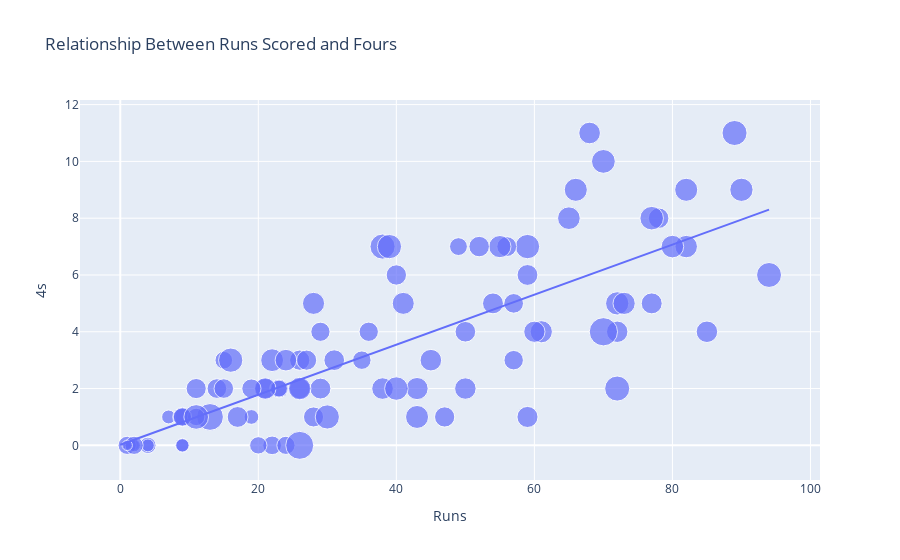

This figure's notebook cell:
### Code cell
figure = px.scatter(data_frame = df1, x="Runs",
                    y="4s", size="SR", trendline="ols", 
                    title="Relationship Between Runs Scored and Fours")
figure.show()

### Figure 1 — Plotly figure (JSON) as saved in the notebook; plotly's stock layout.template omitted (floating-point values rounded to 4 significant figures)
{"data": [{"hovertemplate": "Runs=%{x}<br>4s=%{y}<br>SR=%{marker.size}<extra></extra>", "legendgroup": "", "marker": {"color": "#636efa", "size": [123.8, 147.4, 116.7, 80, 93.75, 104.8, 129.2, 141.7, 170.7, 128.2, 125, 115.4, 127.9, 33.33, 123.5, 190, 81.81, 122.7, 131.8, 112.5, 131.7, 114, 104.5, 163.6, 132.8, 161.0, 159.2, 100, 163.6, 178.8, 138.9, 58.33, 96.07, 119.1, 146.4, 85.18, 148.6, 100, 160.8, 189.4, 177.8, 111.5, 140, 50, 177.3, 151.8, 157.1, 0, 236.4, 154.8, 216.7, 130, 20, 0, 112.5, 90.9, 123.7, 148.3, 50, 148.8, 141.2, 189.5, 65.51, 121.7, 131.1, 138.5, 60, 188, 111.8, 241.4, 176.5, 152.9, 140.6, 91.66, 140.7, 122.2, 100, 166.7, 139.3, 0, 149.0, 167.4, 20, 153.8, 116.3, 52.94, 100, 130.8, 126.8, 33.33, 183.3, 102.9, 134.1, 136.4], "sizemode": "area", "sizeref": 0.6034, "symbol": "circle"}, "mode": "markers", "name": "", "orientation": "v", "showlegend": false, "type": "scatter", "x": [26, 28, 14, 4, 15, 22, 31, 68, 70, 50, 40, 15, 78, 2, 21, 38, 9, 27, 29, 36, 54, 57, 23, 72, 77, 66, 43, 1, 90, 59, 50, 7, 49, 56, 41, 23, 55, 24, 82, 89, 16, 29, 21, 2, 39, 82, 22, 0, 26, 65, 13, 26, 1, 0, 9, 20, 47, 43, 4, 61, 24, 72, 19, 28, 59, 72, 9, 94, 19, 70, 30, 26, 45, 11, 38, 11, 9, 40, 85, 0, 73, 77, 1, 80, 57, 9, 2, 17, 52, 1, 11, 35, 59, 60], "xaxis": "x", "y": [3, 5, 2, 0, 3, 0, 3, 11, 10, 4, 6, 2, 8, 0, 2, 7, 1, 3, 2, 4, 5, 3, 2, 5, 5, 9, 1, 0, 9, 7, 2, 1, 7, 7, 5, 2, 7, 0, 9, 11, 3, 4, 2, 0, 7, 7, 3, 0, 0, 8, 1, 2, 0, 0, 1, 0, 1, 2, 0, 4, 3, 2, 1, 1, 6, 4, 0, 6, 2, 4, 1, 2, 3, 1, 2, 2, 1, 2, 4, 0, 5, 8, 0, 7, 5, 0, 0, 1, 7, 0, 1, 3, 1, 4], "yaxis": "y"}, {"hovertemplate": "<b>OLS trendline</b><br>4s = 0.088089 * Runs + 0.0216565<br>R<sup>2</sup>=0.638780<br><br>Runs=%{x}<br>4s=%{y} <b>(trend)</b><extra></extra>", "legendgroup": "", "marker": {"color": "#636efa", "symbol": "circle"}, "mode": "lines", "name": "", "showlegend": false, "type": "scatter", "x": [0, 0, 0, 1, 1, 1, 1, 2, 2, 2, 4, 4, 7, 9, 9, 9, 9, 9, 11, 11, 11, 13, 14, 15, 15, 16, 17, 19, 19, 20, 21, 21, 22, 22, 23, 23, 24, 24, 26, 26, 26, 26, 27, 28, 28, 29, 29, 30, 31, 35, 36, 38, 38, 39, 40, 40, 41, 43, 43, 45, 47, 49, 50, 50, 52, 54, 55, 56, 57, 57, 59, 59, 59, 60, 61, 65, 66, 68, 70, 70, 72, 72, 72, 73, 77, 77, 78, 80, 82, 82, 85, 89, 90, 94], "xaxis": "x", "y": [0.02166, 0.02166, 0.02166, 0.1097, 0.1097, 0.1097, 0.1097, 0.1978, 0.1978, 0.1978, 0.374, 0.374, 0.6383, 0.8145, 0.8145, 0.8145, 0.8145, 0.8145, 0.9906, 0.9906, 0.9906, 1.167, 1.255, 1.343, 1.343, 1.431, 1.519, 1.695, 1.695, 1.783, 1.872, 1.872, 1.96, 1.96, 2.048, 2.048, 2.136, 2.136, 2.312, 2.312, 2.312, 2.312, 2.4, 2.488, 2.488, 2.576, 2.576, 2.664, 2.752, 3.105, 3.193, 3.369, 3.369, 3.457, 3.545, 3.545, 3.633, 3.809, 3.809, 3.986, 4.162, 4.338, 4.426, 4.426, 4.602, 4.778, 4.867, 4.955, 5.043, 5.043, 5.219, 5.219, 5.219, 5.307, 5.395, 5.747, 5.836, 6.012, 6.188, 6.188, 6.364, 6.364, 6.364, 6.452, 6.805, 6.805, 6.893, 7.069, 7.245, 7.245, 7.509, 7.862, 7.95, 8.302], "yaxis": "y"}], "layout": {"legend": {"itemsizing": "constant", "tracegroupgap": 0}, "title": {"text": "Relationship Between Runs Scored and Fours"}, "xaxis": {"anchor": "y", "domain": [0, 1], "title": {"text": "Runs"}}, "yaxis": {"anchor": "x", "domain": [0, 1], "title": {"text": "4s"}}}}
